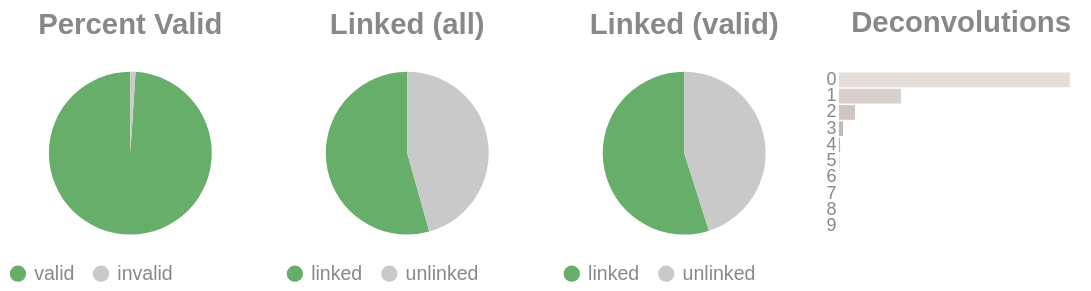

Source (notebook cell):
### Code cell
if SKIPLR:
    pass
else:
    clash = Counter()
    for i in valids['molecule'].to_list():
        _mol = i.split("-")
        if len(_mol) == 1:
            clash.update('0')
        else:
            clash.update(_mol[-1])

    _d = {"deconvolutions": [], 'count': []}
    for k,v in clash.items():
        _d['deconvolutions'].append(k)
        _d['count'].append(v)

    tot_valid = valids['reads'].sum()
    mask = valids['reads'] >= 2
    n_linked_reads = valids.filter(mask)['reads'].sum()
    if n_linked_reads == 0:
        print_html("No linked molecules (>=2 reads) were detected; skipping linked-only distributions.")
        SKIPLR = True
    else:
        perc_valid = round(tot_valid / n_reads, 4)
        linked_perc_abs = round(n_linked_reads / n_reads, 4)
        linked_perc = round(n_linked_reads / tot_valid, 4)

    _valid = pl.DataFrame({"valids": ['valid', 'invalid'], "count": [tot_valid, n_reads - tot_valid]})
    _linked_abs = pl.DataFrame({"linked (absolute)": ['linked', 'unlinked'], "count": [n_linked_reads, n_reads - n_linked_reads]})
    _linked_rel = pl.DataFrame({"linked (valids)": ['linked', 'unlinked'], "count": [n_linked_reads, tot_valid - n_linked_reads]})

    (
        alt.hconcat(
            piechart(_valid, goodval = 'valid', title = "Percent Valid"),
            piechart(_linked_abs, goodval = "linked", title =  "Linked (all)"),
            piechart(_linked_rel, goodval = "linked", title =  "Linked (valid)"),
            convolutionbar(pl.DataFrame(_d), title = "Deconvolutions"),
            center = True,
            bounds = 'flush'
        )
        .resolve_scale(color='independent')
        .resolve_legend('independent')
        .properties(usermeta={'embedOptions': {"actions": False}})
    ).display()

### Figure 1 — Vega-Lite specification as saved in the notebook (floating-point values rounded to 4 significant figures)
{"width": "container", "height": 400, "config": {"title": {"anchor": "start", "dy": -15, "fontSize": 18, "color": "#888888", "subtitleColor": "#888888", "subtitleFontSize": 14}, "arc": {"fill": "#0072B2"}, "axis": {"domainColor": "#888888", "domainWidth": 0.5, "gridWidth": 0.2, "grid": false, "titleFontWeight": 400, "titleFontSize": 15, "labelFontSize": 11, "labelColor": "#888888", "tickColor": "#888888", "tickWidth": 0.2, "titleColor": "#888888"}, "axisBand": {"grid": false}, "axisX": {"grid": true, "tickSize": 10, "domainCap": "round"}, "axisY": {"domain": false, "grid": true, "tickSize": 0, "domainCap": "round"}, "background": "transparent", "header": {"labelFontSize": 15, "labelColor": "#888888", "titleFontSize": 15, "titleFontWeight": 600, "titleColor": "#888888"}, "legend": {"labelFont": "sans-serif", "labelFontSize": 12, "labelColor": "#888888", "symbolSize": 100, "symbolType": "circle", "titleFontSize": 12, "titlePadding": 10, "titleColor": "#888888", "title": null}, "range": {"category": ["#E69F00", "#56B4E9", "#009E73", "#F0E442", "#0072B2", "#D55E00", "#CC79A7", "#000000"], "diverging": ["#cfe8f3", "#a2d4ec", "#73bfe2", "#46abdb", "#1696d2", "#12719e"]}, "area": {"fill": "#0072B2", "fillOpacity": 0.7, "line": true, "strokeOpacity": 0.7}, "line": {"color": "#0072B2", "stroke": "#0072B2", "strokeWidth": 2}, "trail": {"color": "#0072B2", "stroke": "#0072B2", "strokeWidth": 0, "size": 1}, "point": {"filled": true, "fillOpacity": 1.0, "size": 95}, "text": {"color": "#888888", "fontSize": 11, "align": "right", "fontWeight": 400, "size": 11}, "bar": {"fill": "#0072B2", "stroke": null}, "view": {"stroke": null, "continuousWidth": 660, "continuousHeight": 400}}, "hconcat": [{"data": {"name": "data-85baded7715c3faaba6f4bd3b580ff93"}, "mark": {"type": "arc"}, "encoding": {"color": {"field": "valids", "legend": {"orient": "bottom", "title": null}, "scale": {"domain": ["valid", "invalid"], "range": ["#68ae6b", "#C9C9C9"]}, "title": "Valids", "type": "nominal"}, "theta": {"field": "count", "type": "quantitative"}, "tooltip": [{"field": "valids", "title": "Valids", "type": "ordinal"}, {"field": "percent", "format": ".2%", "title": "Percent", "type": "quantitative"}, {"field": "count", "title": "Count", "type": "quantitative"}]}, "height": 100, "title": {"text": "Percent Valid", "align": "center", "anchor": "middle"}, "transform": [{"calculate": "datum.count / 18302205", "as": "percent"}], "width": 150}, {"data": {"name": "data-95fc083a62c0d408066ad36746b386fd"}, "mark": {"type": "arc"}, "encoding": {"color": {"field": "linked (absolute)", "legend": {"orient": "bottom", "title": null}, "scale": {"domain": ["linked", "unlinked"], "range": ["#68ae6b", "#C9C9C9"]}, "title": "Linked (Absolute)", "type": "nominal"}, "theta": {"field": "count", "type": "quantitative"}, "tooltip": [{"field": "linked (absolute)", "title": "Linked (Absolute)", "type": "ordinal"}, {"field": "percent", "format": ".2%", "title": "Percent", "type": "quantitative"}, {"field": "count", "title": "Count", "type": "quantitative"}]}, "height": 100, "title": {"text": "Linked (all)", "align": "center", "anchor": "middle"}, "transform": [{"calculate": "datum.count / 18302205", "as": "percent"}], "width": 150}, {"data": {"name": "data-7a0c220617618e038f857f9f54db2c45"}, "mark": {"type": "arc"}, "encoding": {"color": {"field": "linked (valids)", "legend": {"orient": "bottom", "title": null}, "scale": {"domain": ["linked", "unlinked"], "range": ["#68ae6b", "#C9C9C9"]}, "title": "Linked (Valids)", "type": "nominal"}, "theta": {"field": "count", "type": "quantitative"}, "tooltip": [{"field": "linked (valids)", "title": "Linked (Valids)", "type": "ordinal"}, {"field": "percent", "format": ".2%", "title": "Percent", "type": "quantitative"}, {"field": "count", "title": "Count", "type": "quantitative"}]}, "height": 100, "title": {"text": "Linked (valid)", "align": "center", "anchor": "middle"}, "transform": [{"calculate": "datum.count / 18114550", "as": "percent"}], "width": 150}, {"data": {"name": "data-cf69c6c96f3f5f9234ddcaa1d14d5359"}, "mark": {"type": "bar"}, "encoding": {"color": {"field": "deconvolutions", "legend": null, "scale": {"scheme": "lightgreyred"}, "type": "nominal"}, "tooltip": [{"field": "deconvolutions", "title": "Deconvolutions", "type": "ordinal"}, {"field": "percent", "format": ".2%", "title": "Percent", "type": "quantitative"}, {"field": "count", "title": "Count", "type": "quantitative"}], "x": {"axis": null, "field": "count", "type": "quantitative"}, "y": {"field": "deconvolutions", "sort": "ascending", "title": null, "type": "nominal"}}, "height": 100, "title": {"text": "Deconvolutions", "align": "center", "anchor": "middle"}, "transform": [{"calculate": "datum.count / 11591821", "as": "percent"}], "width": 150}], "bounds": "flush", "center": true, "resolve": {"legend": {"angle": "independent"}, "scale": {"color": "independent"}}, "usermeta": {"embedOptions": {"actions": false}}, "$schema": "https://vega.github.io/schema/vega-lite/v6.4.1.json", "datasets": {"data-85baded7715c3faaba6f4bd3b580ff93": [{"valids": "valid", "count": 18114550}, {"valids": "invalid", "count": 187655}], "data-95fc083a62c0d408066ad36746b386fd": [{"linked (absolute)": "linked", "count": 9949434}, {"linked (absolute)": "unlinked", "count": 8352771}], "data-7a0c220617618e038f857f9f54db2c45": [{"linked (valids)": "linked", "count": 9949434}, {"linked (valids)": "unlinked", "count": 8165116}], "data-cf69c6c96f3f5f9234ddcaa1d14d5359": [{"deconvolutions": "0", "count": 8504910}, {"deconvolutions": "1", "count": 2283848}, {"deconvolutions": "2", "count": 592057}, {"deconvolutions": "3", "count": 152844}, {"deconvolutions": "4", "count": 41148}, {"deconvolutions": "5", "count": 11732}, {"deconvolutions": "6", "count": 3571}, {"deconvolutions": "7", "count": 1160}, {"deconvolutions": "8", "count": 407}, {"deconvolutions": "9", "count": 144}]}}
